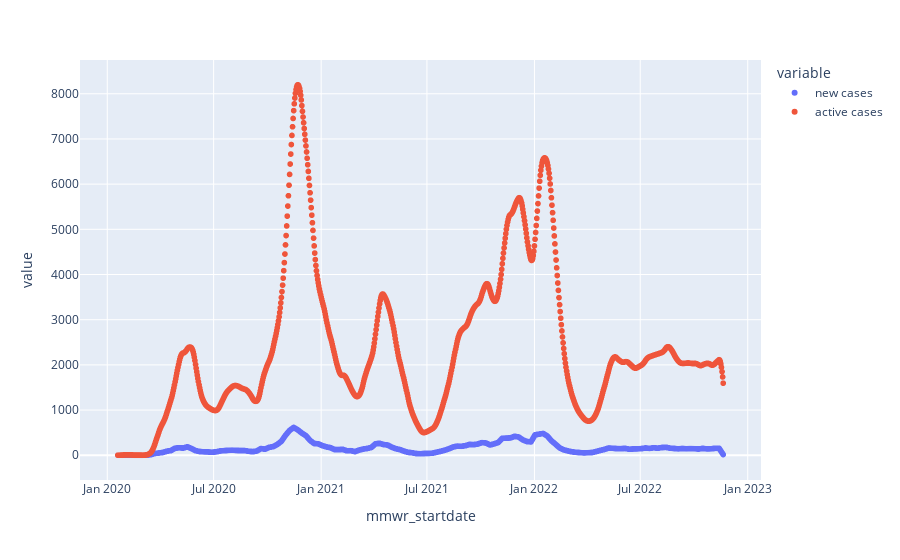

Notebook cell for this chart:
### Code cell
# building the active cases time series
ser3 = ser2.rolling(14, center=False, min_periods=1).sum()
px.scatter(pd.DataFrame({"new cases": ser2, "active cases": ser3}))

### Figure 1 — Plotly figure (JSON) as saved in the notebook; plotly's stock layout.template omitted (floating-point values rounded to 4 significant figures; data arrays with more than 128 entries replaced by an {"elided": "..."} marker saying what was removed)
{"data": [{"hovertemplate": "variable=new cases<br>mmwr_startdate=%{x}<br>value=%{y}<extra></extra>", "legendgroup": "new cases", "marker": {"color": "#636efa", "symbol": "circle"}, "mode": "markers", "name": "new cases", "showlegend": true, "type": "scattergl", "x": {"elided": "1037 str values"}, "xaxis": "x", "y": {"elided": "1037 float values"}, "yaxis": "y"}, {"hovertemplate": "variable=active cases<br>mmwr_startdate=%{x}<br>value=%{y}<extra></extra>", "legendgroup": "active cases", "marker": {"color": "#EF553B", "symbol": "circle"}, "mode": "markers", "name": "active cases", "showlegend": true, "type": "scattergl", "x": {"elided": "1037 str values"}, "xaxis": "x", "y": {"elided": "1037 float values"}, "yaxis": "y"}], "layout": {"legend": {"title": {"text": "variable"}, "tracegroupgap": 0}, "margin": {"t": 60}, "xaxis": {"anchor": "y", "domain": [0, 1], "title": {"text": "mmwr_startdate"}}, "yaxis": {"anchor": "x", "domain": [0, 1], "title": {"text": "value"}}}}
